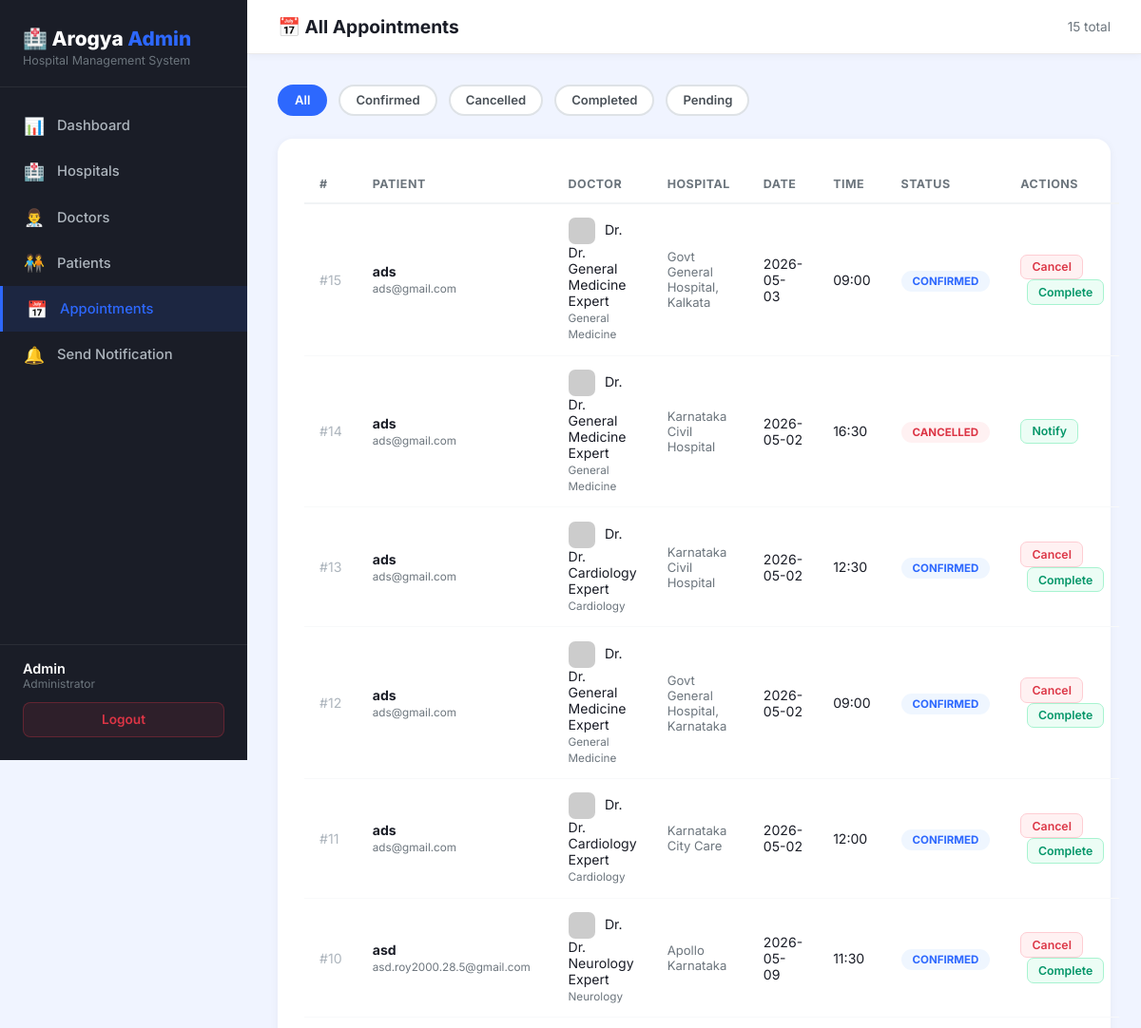
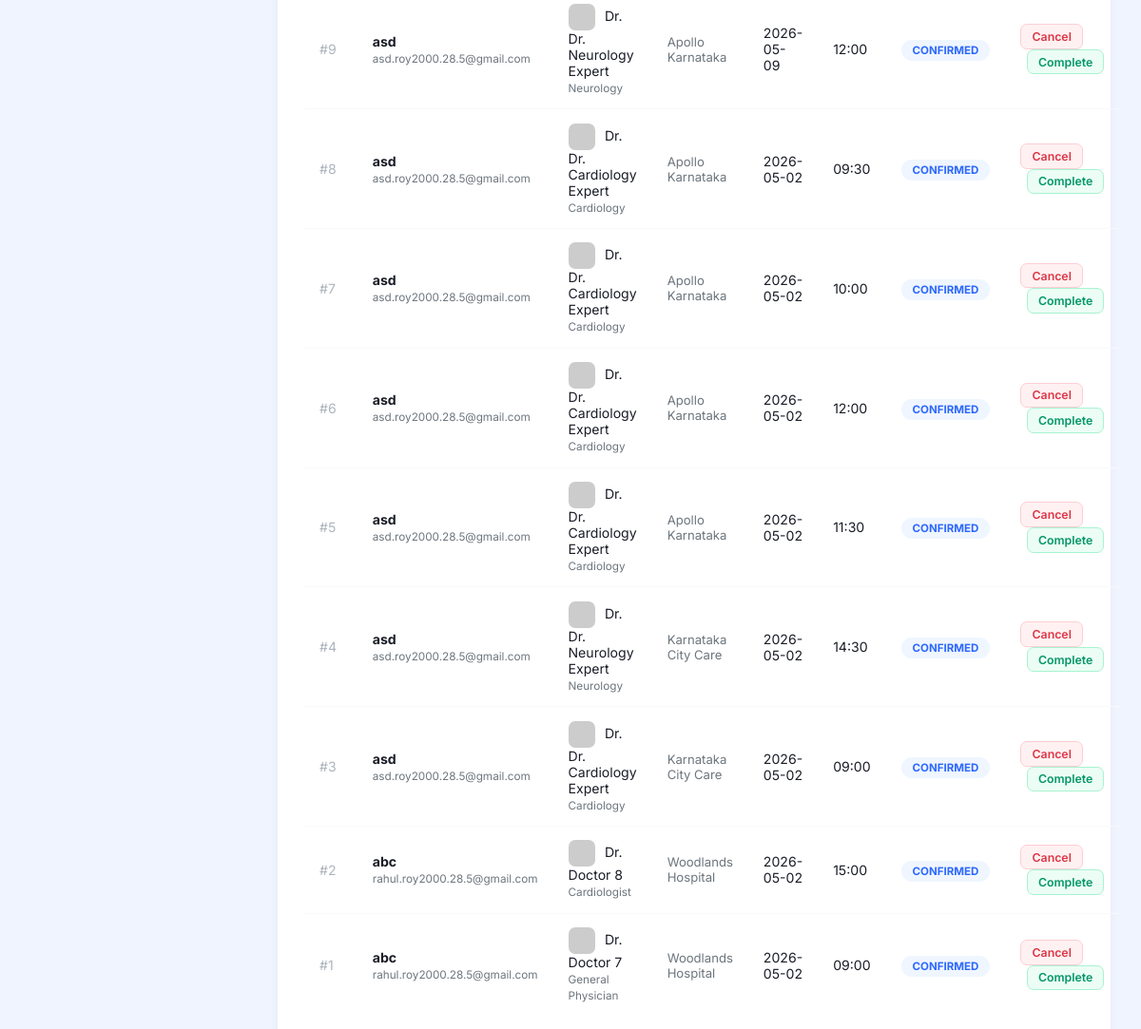
The app's page /admin/appointments (signed in) with its own data (2 pictures, top to bottom).
### models.py (models this page shows, shortened)
class User(UserMixin, db.Model):
    __tablename__ = 'users'
    id = db.Column(db.Integer, primary_key=True)
    name = db.Column(db.String(100), nullable=False)
    email = db.Column(db.String(120), unique=True, nullable=False)
    password_hash = db.Column(db.String(256), nullable=False)
    role = db.Column(db.String(20), nullable=False, default='patient')  # patient, doctor, admin
    phone = db.Column(db.String(20))
    age = db.Column(db.Integer, nullable=True)
    city = db.Column(db.String(100), default='')
    address = db.Column(db.Text, default='')
    is_active_user = db.Column(db.Boolean, default=True)
    created_at = db.Column(db.DateTime, default=datetime.utcnow)
    doctor_profile = db.relationship('Doctor', backref='user', uselist=False, cascade='all, delete-orphan')
    appointments_as_patient = db.relationship(
        'Appointment', backref='patient', foreign_keys='Appointment.patient_id', cascade='all, delete-orphan'
    )
    notifications = db.relationship('Notification', backref='user', cascade='all, delete-orphan')

class Appointment(db.Model):
    __tablename__ = 'appointments'
    id = db.Column(db.Integer, primary_key=True)
    patient_id = db.Column(db.Integer, db.ForeignKey('users.id'), nullable=False)
    doctor_id = db.Column(db.Integer, db.ForeignKey('doctors.id'), nullable=False)
    date = db.Column(db.String(10), nullable=False)  # YYYY-MM-DD
    time_slot = db.Column(db.String(10), nullable=False)  # HH:MM
    status = db.Column(db.String(20), default='confirmed')  # confirmed, cancelled, completed
    notes = db.Column(db.Text)
    created_at = db.Column(db.DateTime, default=datetime.utcnow)
    updated_at = db.Column(db.DateTime, default=datetime.utcnow, onupdate=datetime.utcnow)

class Doctor(db.Model):
    __tablename__ = 'doctors'
    id = db.Column(db.Integer, primary_key=True)
    user_id = db.Column(db.Integer, db.ForeignKey('users.id'), nullable=False, unique=True)
    hospital_id = db.Column(db.Integer, db.ForeignKey('hospitals.id'), nullable=True)
    specialization = db.Column(db.String(100), nullable=False)
    qualification = db.Column(db.String(200))
    experience = db.Column(db.Integer, default=0)
    department = db.Column(db.String(100))
    slot_duration = db.Column(db.Integer, default=30)  # minutes
    working_hours_start = db.Column(db.String(10), default='09:00')
    working_hours_end = db.Column(db.String(10), default='17:00')
    is_available = db.Column(db.Boolean, default=True)
    appointments = db.relationship('Appointment', backref='doctor', cascade='all, delete-orphan')
    unavailable_dates = db.relationship('DoctorUnavailability', backref='doctor', cascade='all, delete-orphan')

class Hospital(db.Model):
    __tablename__ = 'hospitals'
    id = db.Column(db.Integer, primary_key=True)
    name = db.Column(db.String(200), nullable=False)
    type = db.Column(db.String(50), nullable=False)  # 'Private', 'Government'
    city = db.Column(db.String(100), nullable=False)
    address = db.Column(db.Text, nullable=False)
    contact_number = db.Column(db.String(20))
    rating = db.Column(db.Float, default=4.0)
    opening_hours = db.Column(db.String(100), default="24/7")
    map_url = db.Column(db.Text)
    created_at = db.Column(db.DateTime, default=datetime.utcnow)
    doctors = db.relationship('Doctor', backref='hospital', cascade='all, delete-orphan')

### app.py (the view)
@app.route('/admin/appointments')
@login_required
@admin_required
def admin_appointments_page():
    all_appts = Appointment.query.order_by(Appointment.created_at.desc()).all()
    all_doctors = Doctor.query.join(User).all()
    patients = User.query.filter_by(role='patient').all()
    return render_template('admin_appointments.html', appointments=all_appts, all_doctors=all_doctors, patients=patients)

### app.py (called while the page is built)
@login_manager.user_loader
def load_user(user_id):
    return User.query.get(int(user_id))

def admin_required(f):
    @wraps(f)
    def decorated(*args, **kwargs):
        if not current_user.is_authenticated or current_user.role != 'admin':
            return jsonify({'error': 'Admin access required'}), 403
        return f(*args, **kwargs)
    return decorated

### templates/admin_appointments.html (shortened to what this page needs)
<!DOCTYPE html>
<html lang="en">
<head>
</head>
<body>
<aside class="sidebar">
    <div class="sidebar-brand"><h1>🏥 Arogya <span>Admin</span></h1><p>Hospital Management System</p></div>
    <nav class="sidebar-nav">
        <a href="{{ url_for('admin_dashboard') }}"><span class="icon">📊</span> Dashboard</a>
        <a href="{{ url_for('admin_hospitals_page') }}"><span class="icon">🏥</span> Hospitals</a>
        <a href="{{ url_for('doctors_page') }}"><span class="icon">👨‍⚕️</span> Doctors</a>
        <a href="{{ url_for('patients_page') }}"><span class="icon">🧑‍🤝‍🧑</span> Patients</a>
        <a href="{{ url_for('admin_appointments_page') }}" class="active"><span class="icon">📅</span> Appointments</a>
        <a href="{{ url_for('admin_notify_page') }}"><span class="icon">🔔</span> Send Notification</a>
    </nav>
    <div class="sidebar-bottom">
        <div class="sidebar-user">{{ current_user.name }}<small>Administrator</small></div>
        <a href="{{ url_for('logout_page') }}" class="btn-logout">Logout</a>
    </div>
</aside>
<main class="main">
    <div class="topbar">
        <h2>📅 All Appointments</h2>
        <span style="color:#6c757d;font-size:0.85rem;">{{ appointments|length }} total</span>
    </div>
    <div class="content">
        <div class="filters">
            <button class="filter-btn active" onclick="filterTable('all', this)">All</button>
            <button class="filter-btn" onclick="filterTable('confirmed', this)">Confirmed</button>
            <button class="filter-btn" onclick="filterTable('cancelled', this)">Cancelled</button>
            <button class="filter-btn" onclick="filterTable('completed', this)">Completed</button>
            <button class="filter-btn" onclick="filterTable('pending', this)">Pending</button>
        </div>
        <div class="section-card">
            <table id="apptTable">
                <thead><tr><th>#</th><th>Patient</th><th>Doctor</th><th>Hospital</th><th>Date</th><th>Time</th><th>Status</th><th>Actions</th></tr></thead>
                <tbody>
                {% for a in appointments %}
                <tr class="appt-row" data-status="{{ a.status }}">
                    <td style="color:#adb5bd;">#{{ a.id }}</td>
                    <td>
                        <strong>{{ a.patient.name }}</strong><br>
                        <small style="color:#6c757d;">{{ a.patient.email }}</small>
                    </td>
                    <td>
                        <img src="https://i.pravatar.cc/32?img={{ a.doctor.id % 50 }}" style="width:28px;height:28px;border-radius:7px;vertical-align:middle;margin-right:0.4rem;">
                        Dr. {{ a.doctor.user.name }}<br>
                        <small style="color:#6c757d;">{{ a.doctor.specialization }}</small>
                    </td>
                    <td style="color:#6c757d;font-size:0.82rem;">{{ a.doctor.hospital.name if a.doctor.hospital else '-' }}</td>
                    <td>{{ a.date }}</td>
                    <td>{{ a.time_slot }}</td>
                    <td><span class="badge badge-{{ a.status }}">{{ a.status }}</span></td>
                    <td>
                        {% if a.status == 'confirmed' %}
                        <button class="btn btn-danger" onclick="cancelAppt({{ a.id }})">Cancel</button>
                        {% endif %}
                        {% if a.status == 'confirmed' %}
                        <button class="btn btn-success" onclick="completeAppt({{ a.id }})" style="margin-left:0.4rem;">Complete</button>
                        {% endif %}
                        {% if a.status == 'cancelled' %}
                        <button class="btn btn-success" onclick="notifyPatient({{ a.patient_id }}, '{{ a.patient.name }}')">Notify</button>
                        {% endif %}
                    </td>
                </tr>
                {% endfor %}
                </tbody>
            </table>
        </div>
    </div>
</main>
</body>
</html>

### templates/admin_appointments.html (style rules this page uses)
* { margin: 0; padding: 0; box-sizing: border-box; }
body { font-family: 'Inter', sans-serif; background: #F0F4FF; min-height: 100vh; }
.sidebar { width: 260px; height: 100vh; background: #1A1D27; position: fixed; left: 0; top: 0; z-index: 200; display: flex; flex-direction: column; }
.sidebar-brand { padding: 1.75rem 1.5rem 1.25rem; border-bottom: 1px solid rgba(255,255,255,0.07); }
.sidebar-brand h1 { color: #fff; font-size: 1.3rem; font-weight: 800; }
.sidebar-brand span { color: #2D68FE; }
.sidebar-brand p { color: #6c757d; font-size: 0.78rem; margin-top: 0.2rem; }
.sidebar-nav { padding: 1rem 0; flex: 1; }
.sidebar-nav a { display: flex; align-items: center; gap: 0.75rem; padding: 0.85rem 1.5rem; color: #adb5bd; text-decoration: none; font-weight: 500; font-size: 0.92rem; transition: all 0.2s; }
.sidebar-nav a:hover, .sidebar-nav a.active { background: rgba(45,104,254,0.12); color: #2D68FE; border-left: 3px solid #2D68FE; }
.sidebar-nav .icon { font-size: 1.1rem; width: 24px; text-align: center; }
.sidebar-bottom { padding: 1rem 1.5rem 1.5rem; border-top: 1px solid rgba(255,255,255,0.07); }
.sidebar-user { color: #fff; font-weight: 600; font-size: 0.9rem; margin-bottom: 0.75rem; }
.sidebar-user small { display: block; color: #6c757d; font-size: 0.75rem; font-weight: 400; }
.btn-logout { width: 100%; padding: 0.6rem; background: rgba(220,53,69,0.1); border: 1px solid rgba(220,53,69,0.3); color: #dc3545; border-radius: 8px; cursor: pointer; font-weight: 600; font-size: 0.85rem; text-decoration: none; display: block; text-align: center; }
.main { margin-left: 260px; min-height: 100vh; }
.topbar { background: #fff; padding: 1rem 2rem; display: flex; align-items: center; justify-content: space-between; border-bottom: 1px solid #eaeaea; position: sticky; top: 0; z-index: 100; box-shadow: 0 2px 8px rgba(0,0,0,0.04); }
.topbar h2 { font-size: 1.2rem; font-weight: 700; color: #1A1D27; }
.content { padding: 2rem; }
.filters { display: flex; gap: 0.75rem; margin-bottom: 1.5rem; flex-wrap: wrap; }
.filter-btn { padding: 0.4rem 1rem; border-radius: 20px; font-family: inherit; font-size: 0.82rem; font-weight: 600; cursor: pointer; border: 2px solid #dee2e6; background: #fff; color: #495057; transition: all 0.2s; }
.filter-btn.active, .filter-btn:hover { background: #2D68FE; color: #fff; border-color: #2D68FE; }
.section-card { background: #fff; border-radius: 16px; padding: 1.75rem; box-shadow: 0 2px 10px rgba(0,0,0,0.05); }
table { width: 100%; border-collapse: collapse; }
th { font-size: 0.78rem; text-transform: uppercase; letter-spacing: 0.5px; color: #6c757d; padding: 0.75rem 1rem; text-align: left; border-bottom: 2px solid #f1f3f5; font-weight: 700; }
td { padding: 0.9rem 1rem; border-bottom: 1px solid #f8f9fa; color: #1A1D27; font-size: 0.88rem; vertical-align: middle; }
tr:last-child td { border-bottom: none; }
.badge { padding: 0.25rem 0.75rem; border-radius: 50px; font-size: 0.72rem; font-weight: 700; text-transform: uppercase; }
.badge-confirmed { background: #EFF6FF; color: #2D68FE; }
.badge-cancelled { background: #FFF1F2; color: #dc3545; }
.btn { padding: 0.3rem 0.7rem; border-radius: 7px; font-family: inherit; font-size: 0.77rem; font-weight: 600; cursor: pointer; border: none; transition: all 0.2s; }
.btn-danger { background: #FFF1F2; color: #dc3545; border: 1px solid #fecdd3; }
.btn-success { background: #ECFDF5; color: #059669; border: 1px solid #a7f3d0; }

### records on screen
User: name "Admin"
Appointment: id "15", patient.name "ads", patient.email "ads@gmail.com", doctor.user.name "Dr. General Medicine Expert", doctor.specialization "General Medicine", doctor.hospital "Govt General Hospital, Kalkata", date "2026-05-03", time_slot "09:00", status "CONFIRMED"
Appointment: id "14", patient.name "ads", patient.email "ads@gmail.com", doctor.user.name "Dr. General Medicine Expert", doctor.specialization "General Medicine", doctor.hospital "Karnataka Civil Hospital", date "2026-05-02", time_slot "16:30", status "CANCELLED"
Appointment: id "13", patient.name "ads", patient.email "ads@gmail.com", doctor.user.name "Dr. Cardiology Expert", doctor.specialization "Cardiology", doctor.hospital "Karnataka Civil Hospital", date "2026-05-02", time_slot "12:30", status "CONFIRMED"
Appointment: id "12", patient.name "ads", patient.email "ads@gmail.com", doctor.user.name "Dr. General Medicine Expert", doctor.specialization "General Medicine", doctor.hospital "Govt General Hospital, Karnataka", date "2026-05-02", time_slot "09:00", status "CONFIRMED"
Appointment: id "11", patient.name "ads", patient.email "ads@gmail.com", doctor.user.name "Dr. Cardiology Expert", doctor.specialization "Cardiology", doctor.hospital "Karnataka City Care", date "2026-05-02", time_slot "12:00", status "CONFIRMED"
Appointment: id "10", patient.name "asd", patient.email "asd.roy2000.28.5@gmail.com", doctor.user.name "Dr. Neurology Expert", doctor.specialization "Neurology", doctor.hospital "Apollo Karnataka", date "2026-05-09", time_slot "11:30", status "CONFIRMED"
Appointment: id "9", patient.name "asd", patient.email "asd.roy2000.28.5@gmail.com", doctor.user.name "Dr. Neurology Expert", doctor.specialization "Neurology", doctor.hospital "Apollo Karnataka", date "2026-05-09", time_slot "12:00", status "CONFIRMED"
Appointment: id "8", patient.name "asd", patient.email "asd.roy2000.28.5@gmail.com", doctor.user.name "Dr. Cardiology Expert", doctor.specialization "Cardiology", doctor.hospital "Apollo Karnataka", date "2026-05-02", time_slot "09:30", status "CONFIRMED"
Appointment: id "7", patient.name "asd", patient.email "asd.roy2000.28.5@gmail.com", doctor.user.name "Dr. Cardiology Expert", doctor.specialization "Cardiology", doctor.hospital "Apollo Karnataka", date "2026-05-02", time_slot "10:00", status "CONFIRMED"
Appointment: id "6", patient.name "asd", patient.email "asd.roy2000.28.5@gmail.com", doctor.user.name "Dr. Cardiology Expert", doctor.specialization "Cardiology", doctor.hospital "Apollo Karnataka", date "2026-05-02", time_slot "12:00", status "CONFIRMED"
Appointment: id "5", patient.name "asd", patient.email "asd.roy2000.28.5@gmail.com", doctor.user.name "Dr. Cardiology Expert", doctor.specialization "Cardiology", doctor.hospital "Apollo Karnataka", date "2026-05-02", time_slot "11:30", status "CONFIRMED"
Appointment: id "4", patient.name "asd", patient.email "asd.roy2000.28.5@gmail.com", doctor.user.name "Dr. Neurology Expert", doctor.specialization "Neurology", doctor.hospital "Karnataka City Care", date "2026-05-02", time_slot "14:30", status "CONFIRMED"
Appointment: id "3", patient.name "asd", patient.email "asd.roy2000.28.5@gmail.com", doctor.user.name "Dr. Cardiology Expert", doctor.specialization "Cardiology", doctor.hospital "Karnataka City Care", date "2026-05-02", time_slot "09:00", status "CONFIRMED"
Appointment: id "2", patient.name "abc", patient.email "rahul.roy2000.28.5@gmail.com", doctor.user.name "Doctor 8", doctor.specialization "Cardiologist", doctor.hospital "Woodlands Hospital", date "2026-05-02", time_slot "15:00", status "CONFIRMED"
Appointment: id "1", patient.name "abc", patient.email "rahul.roy2000.28.5@gmail.com", doctor.user.name "Doctor 7", doctor.specialization "General Physician", doctor.hospital "Woodlands Hospital", date "2026-05-02", time_slot "09:00", status "CONFIRMED"

### other values on screen
{{ appointments|length }} "15"
